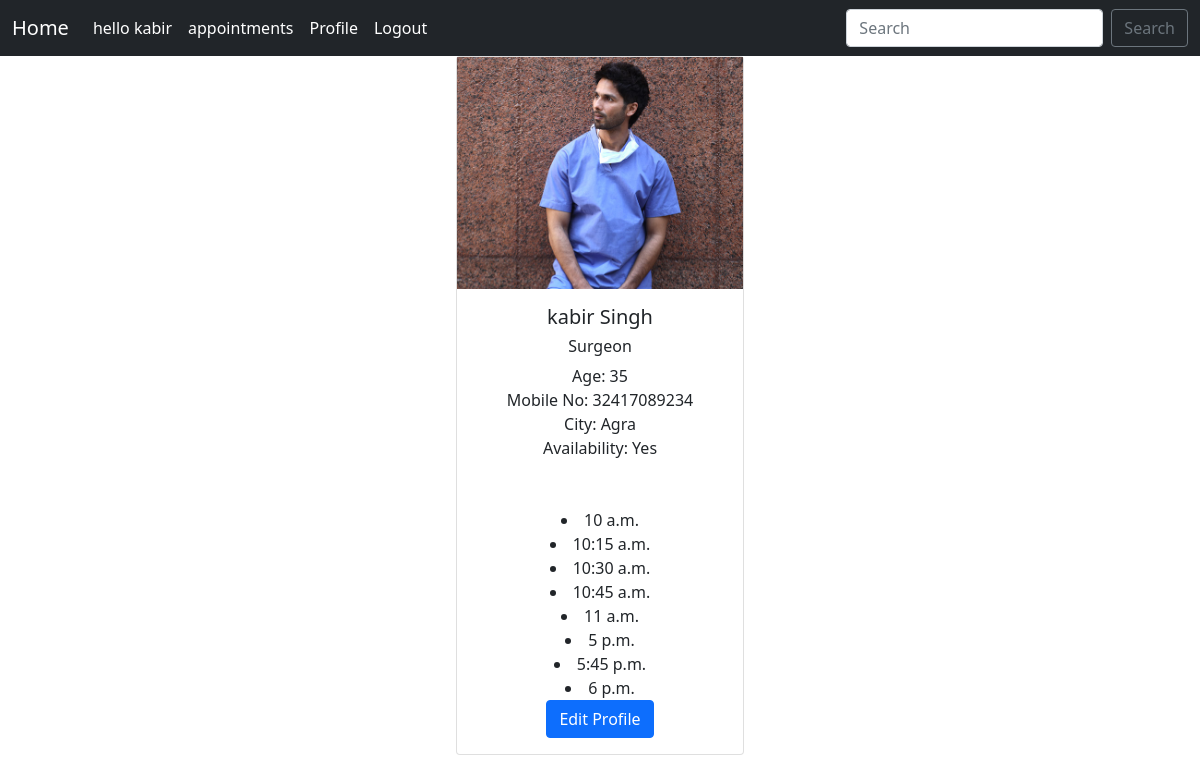
/view_profile (signed in), run on the app's committed database.
### appoint/models.py (models this page shows, shortened)
class User(AbstractUser):
    is_patient = models.BooleanField(default=False)
    is_doctor = models.BooleanField(default=False)

class Doctor(models.Model):
    user = models.OneToOneField(User,on_delete=models.CASCADE,null=True)
    age = models.IntegerField(null=True,blank=True)
    mobNum = models.CharField(max_length=100,blank=True)
    profilePicture = models.ImageField(upload_to='profile_pic/',blank=True,null=True)
    speciality = models.ForeignKey(Speciality,null=True,on_delete=models.CASCADE,blank=True)
    city = models.ForeignKey(City,null=True,on_delete=models.CASCADE,blank=True)
    availability = models.BooleanField(default=True)
    def __str__(self):
        return self.user.first_name + " " +self.user.last_name

class Speciality(models.Model):
    name = models.CharField(max_length=100)
    def __str__(self):
        return self.name

class City(models.Model):
    name = models.CharField(max_length=100)
    def __str__(self):
        return self.name

class Slots(models.Model):
    time=models.TimeField()
    doctor=models.ForeignKey(Doctor,null=True,on_delete=models.CASCADE)

### appoint/views.py (the view)
# urls.py: path('view_profile',views.view_profile,name='view-profile'),
def view_profile(request):
    if request.user is None:
        return redirect('home')
    if request.user.is_doctor:
        doctor=Doctor.objects.get(user=request.user)
        slots=Slots.objects.filter(doctor=doctor)
        return render(request,'view_profile.html',{'doctor':doctor,'slots':slots})

### templates/view_profile.html (shortened to what this page needs)
{% extends 'base.html' %}
{% block content %}
{% load static %}
    {% if user.is_authenticated %}
      <center>
     <div class="card" style="width: 18rem;">
      {% if doctor.profilePicture %}
       <img src="{{doctor.profilePicture.url}}" alt="this is image">
      {% endif %}
       <div class="card-body">
          <h5 class="card-title">{{doctor}}</h5>
          <h6 class="card-text">{{doctor.speciality}}</h6>
          Age: {{doctor.age}} <br>
            Mobile No: {{doctor.mobNum}} <br>
            City: {{doctor.city}} <br>
            {% if doctor.availability %}
                Availability: Yes <br> <br>
            {% else %}
                <p class="card-text">Availability: No</p> <br>
            {% endif %}
            <ul id="menu" style="display: inline;"></ul>
            {% for slot in slots %}
                <li>{{slot.time}}</li>
            {% endfor %}
          <a href="{% url 'edit-profile' %}" class="btn btn-primary">Edit Profile</a>
        </div>
      </div>
      <br>
</center>
{% else %}
<h1>Please Login to continue</h1>
{% endif %}
{% endblock %}

### templates/navbar.html (shortened to what this page needs)
<nav class="navbar navbar-expand-lg navbar-dark bg-dark">
    <div class="container-fluid">
      <a class="navbar-brand" href="{% url 'home'%}">Home</a>
      <div class="collapse navbar-collapse" id="navbarSupportedContent">
        <ul class="navbar-nav me-auto mb-2 mb-lg-0">
          <li class="nav-item">
          {% if user.is_authenticated %}
          <li class="nav-item">
            <a class="nav-link active" aria-current="page" href="">hello {{ user.first_name }}</a>
          </li>
          <a class="nav-link active" aria-current="page" href="{% url 'list-appointments' %}">appointments</a>
          {% if user.is_doctor %}
            <a class="nav-link active" aria-current="page" href="{% url 'view-profile' %}">Profile</a>
            {% endif %}
          <li class="nav-item">
            <a class="nav-link active" aria-current="page" href="{% url 'logout'  %}">Logout</a>
          </li>
          {% endif %}
        </ul>
        <form class="d-flex" method="POST" action="{%  url 'search-doctors' %}">
            <input class="form-control me-2" type="search" placeholder="Search"  name="city"
            aria-label="Search">
            <button class="btn btn-outline-secondary" type="submit">Search</button>
          </form>
      </div>
    </div>
  </nav>

### data on the page
User: first_name "kabir"
Doctor: profilePicture (picture), user.last_name "kabir Singh", speciality "Surgeon", age "35", mobNum "32417089234", city "Agra"
Slots: time "10 a.m."
Slots: time "10:15 a.m."
Slots: time "10:30 a.m."
Slots: time "10:45 a.m."
Slots: time "11 a.m."
Slots: time "5 p.m."
Slots: time "5:45 p.m."
Slots: time "6 p.m."
